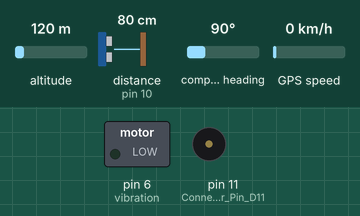
Simulated run of this sketch. Board: Arduino Uno, built with avr-gcc and run on an emulated ATmega328P. On the bench: switched loads named in the sketch (green lamp = pin HIGH), buzzer (waves = sounding, pin HIGH). Wiring (inferred from the names in the program): ultrasonic range finder: trigger pin 9; echo pin 10. The inputs (shaded band) are chosen by the test bench; at power-on: distance to the obstacle (sensor on pin 10) 80 cm, altitude 120 m, compass heading 90°, GPS speed 0 km/h. The echo pulse lasts 58.3 µs per cm; the GPS gets a fix after 3 s at 37.7749, -122.4194 with 8 satellites; pins used as bus, display or sensor lines are not drawn.

Above: at 1.2 s.
1.3 s: distance to the obstacle (sensor on pin 10) set to 28 cm
2.8 s: distance to the obstacle (sensor on pin 10) set to 23 cm
At 4.1 s:
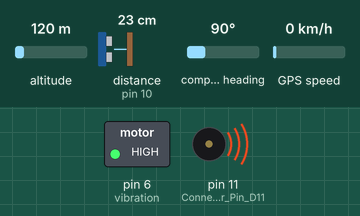
4.4 s: distance to the obstacle (sensor on pin 10) set to 35 cm
At 5.2 s:
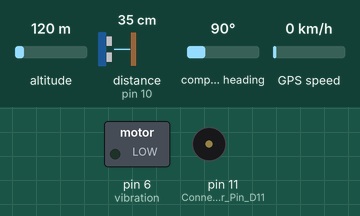
6.0 s: distance to the obstacle (sensor on pin 10) set to 2 cm
At 6.5 s:
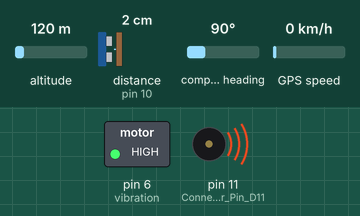
Timing chart, 0 to 8.6 s (numbered marks = the images above; inputs shaded):
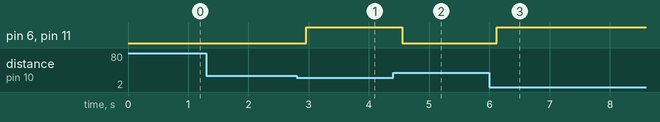

Measured:
- the behaviour switches between 26 and 25 cm on distance to the obstacle (sensor on pin 10) (found by bisection; images 0 and 1)
- after the input at 1.3 s, every drawn part: stays the same
- after the input at 2.8 s, pin 6 (vibration), pin 11 (Connect_Buzzer_Pin_D11): LOW → HIGH after 0.16 s
- after the input at 4.4 s, pin 6 (vibration), pin 11 (Connect_Buzzer_Pin_D11): HIGH → LOW after 0.15 s
- after the input at 6.0 s, pin 6 (vibration), pin 11 (Connect_Buzzer_Pin_D11): LOW → HIGH after 0.12 s

The sketch:

6.ino
```cpp
#include <TinyGPS.h>
#include <SoftwareSerial.h>

const int trigPin = 9;
const int echoPin = 10;
const int vibration = 6;
int state = 0;
const int pin = 7;
float gpslat, gpslon;
TinyGPS gps;
SoftwareSerial sgps(4, 5);
SoftwareSerial sgsm(2, 3);
static const uint32_t GPSBaud = 9600;

long duration;
int distanceCm, distanceInch;
void setup()
{

 Serial.begin(9600);
  sgsm.begin(9600);
  sgps.begin(9600);

 pinMode(trigPin, OUTPUT);
 pinMode(echoPin, INPUT);
 pinMode(vibration, OUTPUT);


 pinMode(6, OUTPUT); // Connect  Vibration Pin D6
 pinMode(11, OUTPUT); // Connect Buzzer Pin D11

}
void loop()
{
digitalWrite(trigPin, LOW);
delayMicroseconds(2);
digitalWrite(trigPin, HIGH);
delayMicroseconds(10);
digitalWrite(trigPin, LOW);
duration = pulseIn(echoPin, HIGH);
distanceCm= duration*0.034/2;
distanceInch = duration*0.0133/2;
//Serial.println("Distance: ");
//Serial.println(distanceCm);
delay (100);
// See the Ultrasonic Sensor Value in Serial Monitor


if(distanceCm < 25)  // You can Change the value
{

  digitalWrite(11, HIGH);  // Buzzer ON
  digitalWrite(6, HIGH);  // Vibratiom ON

}

else
{
    digitalWrite(11,LOW);  // Buzzer OFF
    digitalWrite(6,LOW);  // Vibraton OFF
}
sgps.listen();
  while (sgps.available())
  {
    int c = sgps.read();
    if (gps.encode(c))
    {
      gps.f_get_position(&gpslat, &gpslon);
    }
  }
sgsm.listen();
    if (sgsm.available() > 0) {
      String    c = sgsm.readString();
      c.trim();
      if (c.indexOf("GET-GPS") >= 0) {
        sgsm.print("\r");
        delay(1000);
        sgsm.print("AT+CMGF=1\r");
        delay(1000);
        /*Replace XXXXXXXXXX to 10 digit mobile number &
          ZZ to 2 digit country code*/
        sgsm.print("AT+CMGS=\"+014374213663\"\r");
        delay(1000);
        //The text of the message to be sent.
      sgsm.print("Smart Cane Location - ");
      sgsm.print("https://www.google.com/maps/?q=");
      sgsm.print(gpslat, 6);
      sgsm.print(",");
      sgsm.print(gpslon, 6);
        delay(1000);
        sgsm.write(0x1A);
        delay(1000);
      }
  delay(100);
    }
}
```
